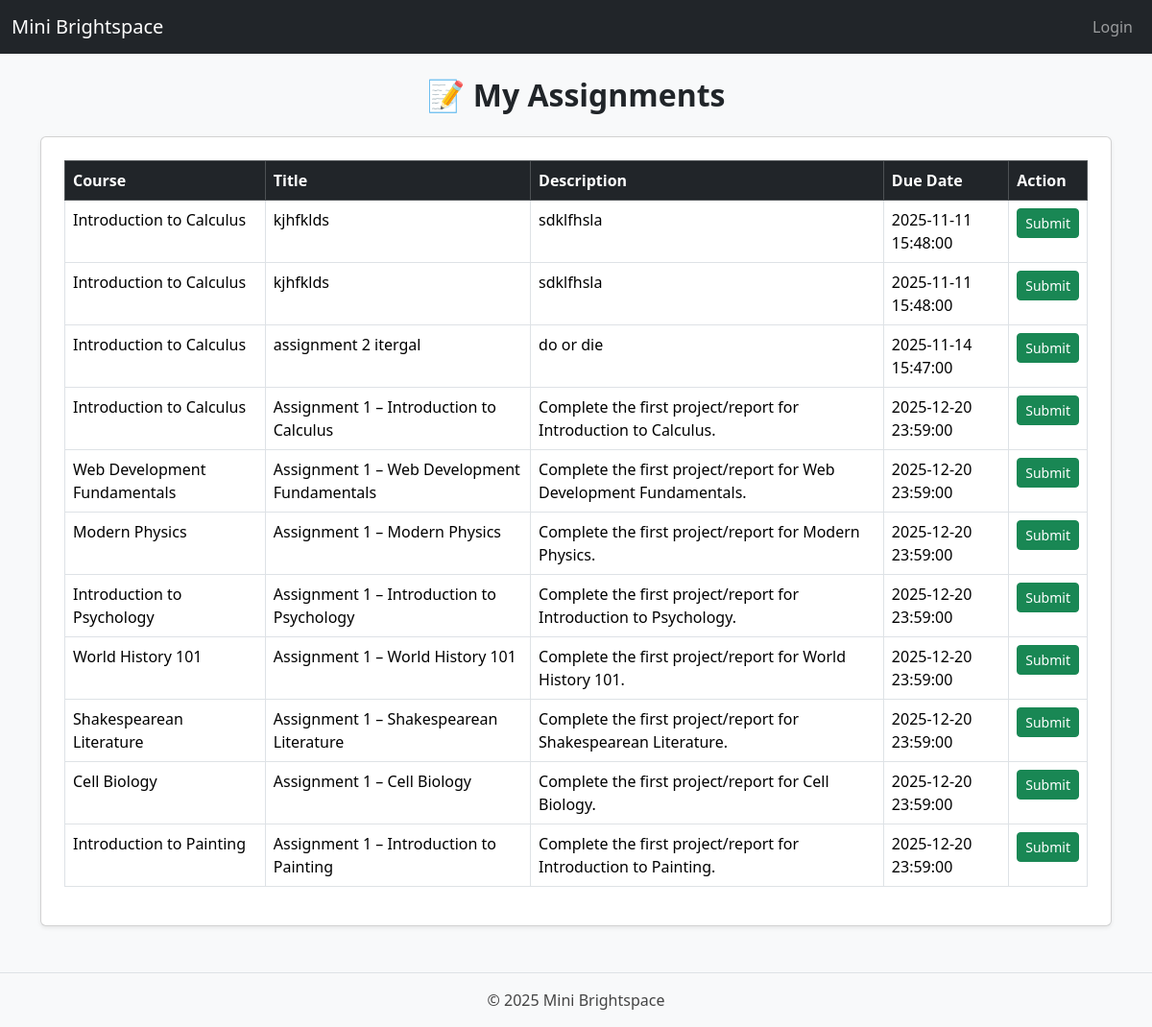
Page /assignments/view_assignments.php (signed in) on the committed database.
### tables this page shows
CREATE TABLE `assignments` (
  `assignment_id` int(11) NOT NULL,
  `course_id` int(11) NOT NULL,
  `title` varchar(150) NOT NULL,
  `description` text DEFAULT NULL,
  `due_date` datetime NOT NULL
);

CREATE TABLE `courses` (
  `course_id` int(11) NOT NULL,
  `course_name` varchar(150) NOT NULL,
  `description` text DEFAULT NULL,
  `teacher_id` int(11) NOT NULL
);

### includes/bootstrap.php (called while the page is built, shortened)
<?php
function render($view, $data = []) {
    extract($data);
    include BASE_DIR . '/includes/header.php';
    include BASE_DIR . '/views/' . $view . '.php';
    include BASE_DIR . '/includes/footer.php';
}

### assignments/view_assignments.php (called while the page is built, shortened)
<?php
require_once __DIR__ . '/../includes/bootstrap.php';
$user_id = $_SESSION['user_id'];
$role    = $_SESSION['role'];
if ($role === 'teacher') {
    $sql = "SELECT a.assignment_id, a.title, a.description, a.due_date,
                   c.course_name
            FROM assignments a
            JOIN courses c ON a.course_id = c.course_id
            WHERE a.teacher_id = ?
            ORDER BY a.due_date ASC";
    $stmt = $conn->prepare($sql);
    $stmt->bind_param("i", $user_id);
    $stmt->execute();
    $result = $stmt->get_result();
} elseif ($role === 'student') {
    $sql = "SELECT a.assignment_id, a.title, a.description, a.due_date,
                   c.course_name
            FROM assignments a
            JOIN courses c ON a.course_id = c.course_id
            JOIN enrollments e ON e.course_id = c.course_id
            WHERE e.student_id = ?
            ORDER BY a.due_date ASC";
    $stmt = $conn->prepare($sql);
    $stmt->bind_param("i", $user_id);
    $stmt->execute();
    $result = $stmt->get_result();
} else {
    header("Location: ../dashboard.php");
    exit();
}
render('view_assignments_view', [
    'result' => $result,
    'role'   => $role
]);

### views/view_assignments_view.php (the view)
<h2 class="text-center mb-4">📝 My Assignments</h2>
<div class="card shadow-sm p-4">
  <table class="table table-bordered table-hover">
    <thead class="table-dark">
      <tr>
        <th>Course</th>
        <th>Title</th>
        <th>Description</th>
        <th>Due Date</th>
        <th>Action</th>
      </tr>
    </thead>
    <tbody>
      <?php if ($result && $result->num_rows > 0): ?>
        <?php while ($row = $result->fetch_assoc()): ?>
          <tr>
            <td><?= htmlspecialchars($row['course_name']) ?></td>
            <td><?= htmlspecialchars($row['title']) ?></td>
            <td><?= htmlspecialchars($row['description']) ?></td>
            <td><?= htmlspecialchars($row['due_date']) ?></td>
            <td>
              <a href="submit_assignment.php?assignment_id=<?= $row['assignment_id'] ?>" class="btn btn-success btn-sm">Submit</a>
            </td>
          </tr>
        <?php endwhile; ?>
      <?php else: ?>
        <tr><td colspan="5" class="text-center text-muted">No assignments found.</td></tr>
      <?php endif; ?>
    </tbody>
  </table>
</div>

### assets/css/style.css (style rules this page uses)
body { background-color: #f8f9fa; font-family: 'Segoe UI', sans-serif; }
h2 { font-weight: 600; }
.table { background: white; }

### rows in the picture
assignments: course.course_name "Introduction to Calculus", title "kjhfklds", description "sdklfhsla", due_date "2025-11-11 15:48:00"
assignments: course.course_name "Introduction to Calculus", title "kjhfklds", description "sdklfhsla", due_date "2025-11-11 15:48:00"
assignments: course.course_name "Introduction to Calculus", title "assignment 2 itergal", description "do or die", due_date "2025-11-14 15:47:00"
assignments: course.course_name "Introduction to Calculus", title "Assignment 1 – Introduction to Calculus", description "Complete the first project/report for Introduction to Calculus.", due_date "2025-12-20 23:59:00"
assignments: course.course_name "Web Development Fundamentals", title "Assignment 1 – Web Development Fundamentals", description "Complete the first project/report for Web Development Fundamentals.", due_date "2025-12-20 23:59:00"
assignments: course.course_name "Modern Physics", title "Assignment 1 – Modern Physics", description "Complete the first project/report for Modern Physics.", due_date "2025-12-20 23:59:00"
assignments: course.course_name "Introduction to Psychology", title "Assignment 1 – Introduction to Psychology", description "Complete the first project/report for Introduction to Psychology.", due_date "2025-12-20 23:59:00"
assignments: course.course_name "World History 101", title "Assignment 1 – World History 101", description "Complete the first project/report for World History 101.", due_date "2025-12-20 23:59:00"
assignments: course.course_name "Shakespearean Literature", title "Assignment 1 – Shakespearean Literature", description "Complete the first project/report for Shakespearean Literature.", due_date "2025-12-20 23:59:00"
assignments: course.course_name "Cell Biology", title "Assignment 1 – Cell Biology", description "Complete the first project/report for Cell Biology.", due_date "2025-12-20 23:59:00"
assignments: course.course_name "Introduction to Painting", title "Assignment 1 – Introduction to Painting", description "Complete the first project/report for Introduction to Painting.", due_date "2025-12-20 23:59:00"
